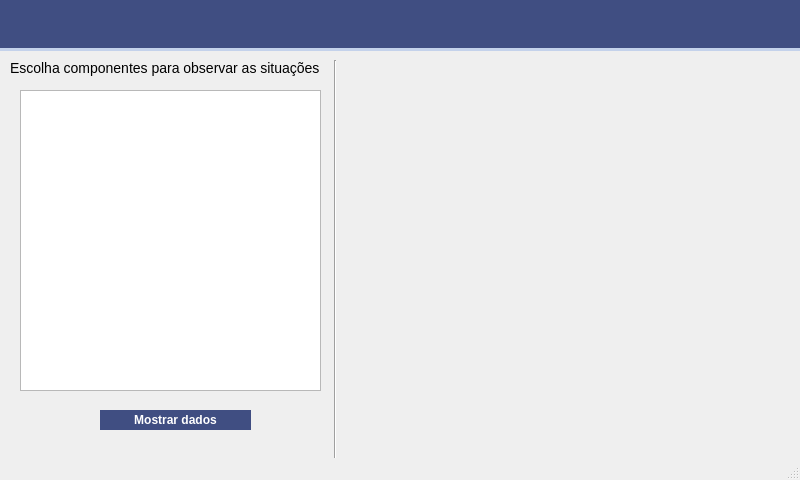
<?xml version="1.0" encoding="UTF-8"?>
<ui version="4.0">
 <class>MainWindow</class>
 <widget class="QMainWindow" name="MainWindow">
  <property name="enabled">
   <bool>true</bool>
  </property>
  <property name="geometry">
   <rect>
    <x>0</x>
    <y>0</y>
    <width>800</width>
    <height>480</height>
   </rect>
  </property>
  <property name="minimumSize">
   <size>
    <width>800</width>
    <height>480</height>
   </size>
  </property>
  <property name="maximumSize">
   <size>
    <width>800</width>
    <height>480</height>
   </size>
  </property>
  <property name="font">
   <font>
    <family>Arial</family>
    <pointsize>10</pointsize>
   </font>
  </property>
  <property name="windowTitle">
   <string>Projeto POO</string>
  </property>
  <property name="windowOpacity">
   <double>1.000000000000000</double>
  </property>
  <property name="toolButtonStyle">
   <enum>Qt::ToolButtonTextOnly</enum>
  </property>
  <widget class="QWidget" name="centralwidget">
   <widget class="QCustomPlot" name="my_plot" native="true">
    <property name="geometry">
     <rect>
      <x>350</x>
      <y>60</y>
      <width>440</width>
      <height>370</height>
     </rect>
    </property>
    <property name="maximumSize">
     <size>
      <width>800</width>
      <height>800</height>
     </size>
    </property>
    <property name="styleSheet">
     <string notr="true">QCustomPlot{
	background-color: transparent;

}</string>
    </property>
   </widget>
   <widget class="QListWidget" name="listWidget">
    <property name="geometry">
     <rect>
      <x>20</x>
      <y>90</y>
      <width>301</width>
      <height>301</height>
     </rect>
    </property>
   </widget>
   <widget class="Line" name="line">
    <property name="geometry">
     <rect>
      <x>320</x>
      <y>60</y>
      <width>31</width>
      <height>421</height>
     </rect>
    </property>
    <property name="orientation">
     <enum>Qt::Vertical</enum>
    </property>
   </widget>
   <widget class="Line" name="line_2">
    <property name="geometry">
     <rect>
      <x>-30</x>
      <y>40</y>
      <width>1031</width>
      <height>21</height>
     </rect>
    </property>
    <property name="orientation">
     <enum>Qt::Horizontal</enum>
    </property>
   </widget>
   <widget class="QLabel" name="label_2">
    <property name="geometry">
     <rect>
      <x>-40</x>
      <y>0</y>
      <width>1191</width>
      <height>51</height>
     </rect>
    </property>
    <property name="styleSheet">
     <string notr="true">QLabel{ 
    color: #FFF;
    background: #404E82;
    padding: 1px 4px 0px 4px;
    position: relative;
    border-bottom: 3px solid #C4D2EB;
    text-align: center;
    margin: 0 auto;
    display: block;
	font-size:20px;
	font-family:Arial;
}</string>
    </property>
    <property name="text">
     <string/>
    </property>
   </widget>
   <widget class="QLabel" name="label">
    <property name="geometry">
     <rect>
      <x>10</x>
      <y>60</y>
      <width>321</width>
      <height>16</height>
     </rect>
    </property>
    <property name="styleSheet">
     <string notr="true">QLabel{
	font-size:14px;
}</string>
    </property>
    <property name="text">
     <string>Escolha componentes para observar as situações </string>
    </property>
   </widget>
   <widget class="QWidget" name="layoutWidget">
    <property name="geometry">
     <rect>
      <x>100</x>
      <y>390</y>
      <width>151</width>
      <height>61</height>
     </rect>
    </property>
    <layout class="QHBoxLayout" name="horizontalLayout">
     <item>
      <widget class="QPushButton" name="btn_criar_planilha">
       <property name="enabled">
        <bool>true</bool>
       </property>
       <property name="minimumSize">
        <size>
         <width>0</width>
         <height>20</height>
        </size>
       </property>
       <property name="styleSheet">
        <string notr="true">QPushButton{
	background-color: #404E82;
	border-radius: 40px;
    color: white;
	font-weight: 500;
	font-size: 12px;
	font-family: Arial;
}</string>
       </property>
       <property name="text">
        <string>Mostrar dados</string>
       </property>
      </widget>
     </item>
    </layout>
   </widget>
   <widget class="QLabel" name="label_3">
    <property name="geometry">
     <rect>
      <x>260</x>
      <y>310</y>
      <width>47</width>
      <height>13</height>
     </rect>
    </property>
    <property name="text">
     <string/>
    </property>
   </widget>
  </widget>
  <widget class="QMenuBar" name="menubar">
   <property name="geometry">
    <rect>
     <x>0</x>
     <y>0</y>
     <width>800</width>
     <height>22</height>
    </rect>
   </property>
  </widget>
  <widget class="QStatusBar" name="statusbar"/>
 </widget>
 <customwidgets>
  <customwidget>
   <class>QCustomPlot</class>
   <extends>QWidget</extends>
   <header>qcustomplot.h</header>
   <container>1</container>
  </customwidget>
 </customwidgets>
 <resources/>
 <connections/>
 <slots>
  <slot>botao()</slot>
 </slots>
</ui>
